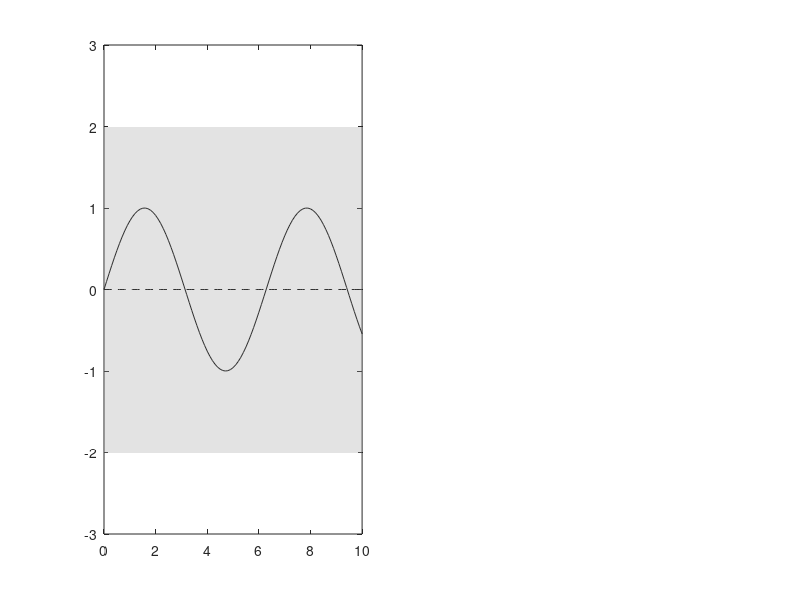

This figure's MATLAB source: (Note: this script raises an error after producing the figure.)
x = [0:0.1:10]';
y = sin(x);

clf
subplot(1,2,1)
TruePlot = plot(x , y , 'k');
hold on
PriorMeanPlot = plot(x , zeros(length(x) , 1) , 'k--');

patch([0 , 0 , 10 , 10] , [-2 , 2 , 2 , -2] , [160,160,160]./255 , 'FaceAlpha' , 0.3 , 'LineStyle' , 'none')
xlim([0,10])
ylim([-3 , 3])

nugget = 0.000001;
% Prior GP: 0 mean, Sqaured exponential Covariance with correlation length 1 and sigma_n = 0.000001
KXX = CF_SquaredExponential(x,x, 1);
L = chol(KXX + (nugget .* eye(length(x)) ) , 'lower');

% Sample Prior
norm1 = randn(length(x) , 1);
samp1 = 0 + L * norm1;

norm2 = randn(length(x) , 1);
samp2 = 0 + L * norm2;

norm3 = randn(length(x) , 1);
samp3 = 0 + L * norm3;



plot(x , samp1 , 'r--')
plot(x , samp2 , 'g--')
plot(x , samp3 , 'b--')

legend([TruePlot , PriorMeanPlot] , 'True Function' , 'Prior Mean Function')
title('Prior')
xlabel('x')
ylabel('y')

% Update

x_train = [2 ; 5 ; 7 ; 9];
y_train = sin(x_train);

KXtrainXtrain = CF_SquaredExponential(x_train,x_train, 1);
L = chol(KXtrainXtrain + (nugget .* eye(length(x_train)) ) , 'lower');

alpha = L' \ (L\y_train);

KXstarXtrain = CF_SquaredExponential(x , x_train, 1);
f_star = KXstarXtrain * alpha;

v = L \ KXstarXtrain'; % Need KXtrainXstar which is the same as KXstarXtrain'
KXstarXstar = CF_SquaredExponential(x , x , 1);
Vf_star = KXstarXstar - (v'*v);


% Sample Posterior
L = chol(Vf_star + (nugget .* eye(length(x)) )  , 'lower');

updated_samp1 = f_star + L * norm1;

updated_samp2 = f_star + L * norm2;

updated_samp3 = f_star + L * norm3;

subplot(1,2,2)

TruePlot = plot(x , y , 'k');
hold on
TrainingPlot = plot(x_train , y_train , 'kx');

PosteriorMeanPlot = plot(x , f_star , 'k--');

patch([x ; flipud(x)], [f_star + (2*sqrt(diag(Vf_star))) ; flipud( f_star - (2*sqrt(diag(Vf_star))))] ,...
    [160,160,160]./255 , 'FaceAlpha' , 0.3 , 'LineStyle' , 'none')
xlim([0,10])
ylim([-3 , 3])

plot(x , updated_samp1 , 'r--')
plot(x , updated_samp2 , 'g--')
plot(x , updated_samp3 , 'b--')

legend([TruePlot , TrainingPlot , PosteriorMeanPlot] , 'True Function' , 'Training Points' , 'Posterior Mean Function')
title('Posterior')
xlabel('x')
ylabel('y')



